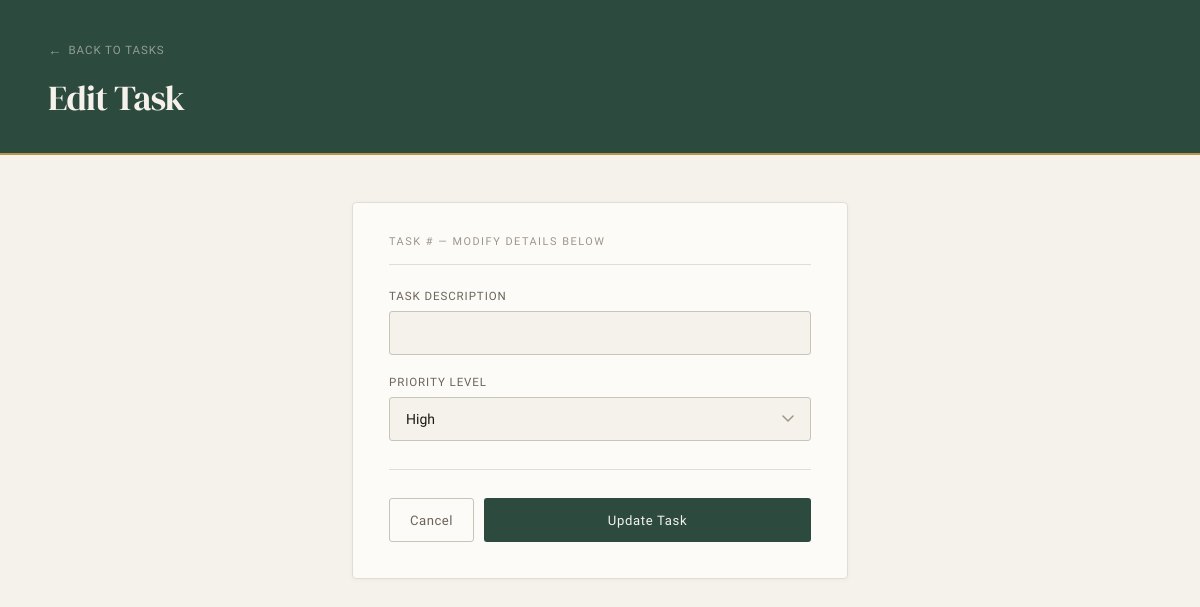
Before: /edit/3 with the older database file.
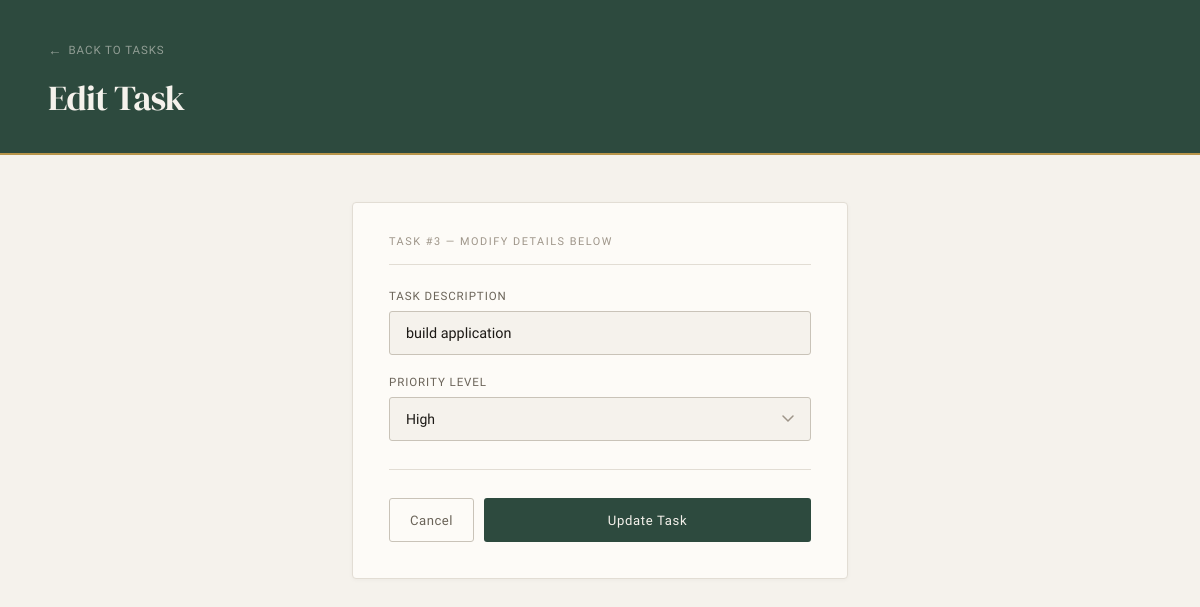
After: the same page with the newer database file.
### tables this page shows
CREATE TABLE tasks (
    id INTEGER PRIMARY KEY AUTOINCREMENT,
    title TEXT NOT NULL,
    priority TEXT NOT NULL,
    completed INTEGER DEFAULT 0
);

### app.py (the view, shortened to what this page needs)
@app.route("/edit/<int:task_id>", methods=["GET", "POST"])
def edit_task(task_id):
    conn = sqlite3.connect("tasks.db")
    cursor = conn.cursor()
    cursor.execute("SELECT * FROM tasks WHERE id=?", (task_id,))
    task = cursor.fetchone()
    conn.close()
    return render_template("edit.html", task=task)

### templates/edit.html (shortened to what this page needs)
<!DOCTYPE html>
<html lang="en">
<head>
</head>
<body>
    <header>
        <a href="/">Back to tasks</a>
        <h1>Edit Task</h1>
    </header>
    <main>
        <div class="card">
            <p class="card-eyebrow">Task #{{ task[0] }} — modify details below</p>
            <form method="POST">
                <div class="field">
                    <label for="task-input">Task description</label>
                    <input
                        id="task-input"
                        type="text"
                        name="task"
                        value="{{ task[1] }}"
                    >
                </div>
                <div class="field">
                    <label for="priority-select">Priority level</label>
                    <select id="priority-select" name="priority">
                        <option value="High"   {% if task[2] == 'High'   %}selected{% endif %}>High</option>
                    </select>
                </div>
                <div class="divider"></div>
                <div class="actions">
                    <a href="/" class="btn-cancel">Cancel</a>
                    <button type="submit" class="btn-update">Update Task</button>
                </div>
            </form>
        </div>
    </main>
</body>
</html>

Changed rows visible on the page:
added tasks: id "3", task "build application", priority "High"
Other visible differences:
form field priority: "High" → (not shown)
